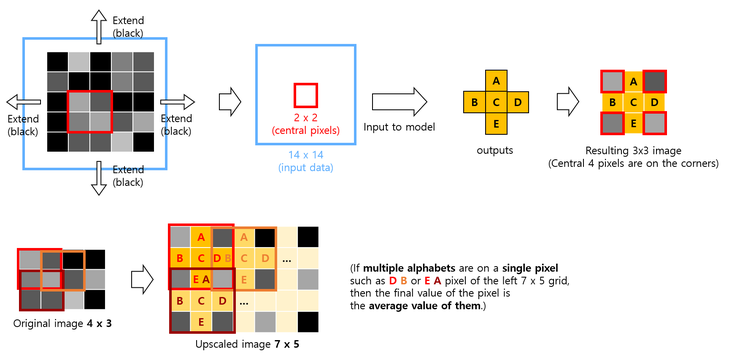
#> input picture Image Processing/Project 002. MNIST 이미지 해상도 늘리기/image_upscaling.PNG, 729 x 357 px, shrunk from 1728 x 845 before the run, given in place of 508146503+-6507.jpg, which was not available
$ python run_acquire_image.py
#> lines starting #> are read from the running program, lines starting #| are printed output that depends on the picture

import cv2


# 이미지 획득 (흑백 변환)
# Create Date : 2025.08.24
# Last Update Date : -

# Arguments:
# - img_path  (str) : 획득 (흑백 변환) 대상 이미지 경로
# - save_path (str) : 흑백 변환 이미지 저장 경로

# Output:
# - save_path 에 흑백으로 변환된 이미지 저장됨

def acquire_image(img_path, save_path):
#> called with save_path = 'test_black_white.png'
    img = cv2.imread(img_path, cv2.IMREAD_UNCHANGED)
#> img is the input picture: shape (357, 729, 4); mean B, G, R, A 225.2, 230.6, 235.6, 255
    img_thresholded = cv2.threshold(img, 127, 255, cv2.THRESH_BINARY)
    cv2.imwrite(save_path, img_thresholded[1])
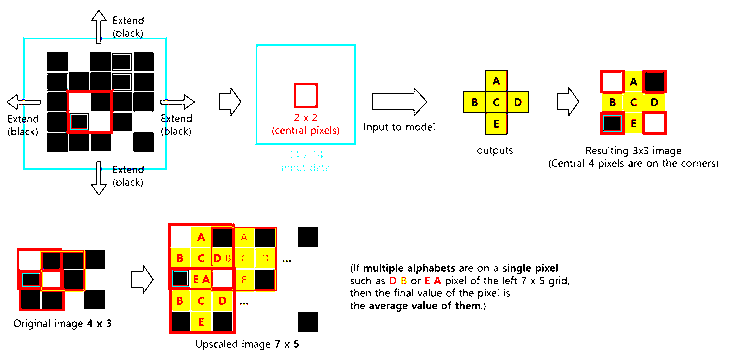
#> saved as test_black_white.png: shape (357, 729, 4); mean B, G, R, A 224, 232.2, 235.8, 255


if __name__ == '__main__':
    acquire_image(img_path='scanned_images_dataset/train/Letter/508146503+-6507.jpg', save_path='test_black_white.png')

$ run again, on Image Processing/Project 003. 흑백 이미지 컬러화 (생성형 AI 적용)/decoder.png
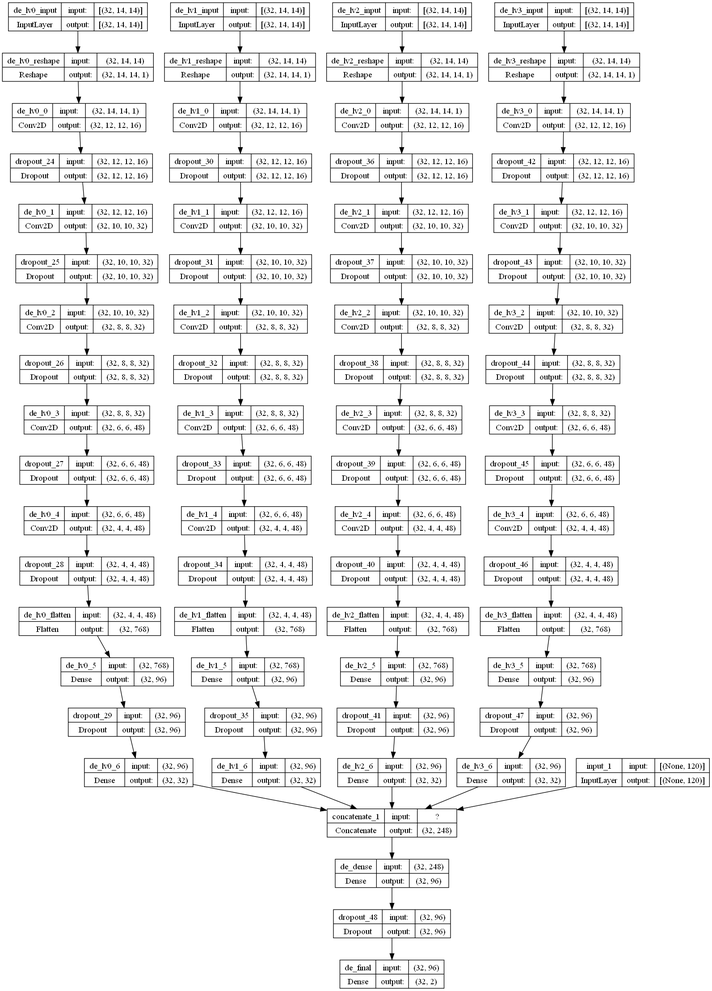
#> input picture Image Processing/Project 003. 흑백 이미지 컬러화 (생성형 AI 적용)/decoder.png, 712 x 991 px, shrunk from 1593 x 2216 before the run, given in place of 508146503+-6507.jpg, which was not available
#> in acquire_image, img is the input picture: shape (991, 712, 4); mean B, G, R, A 238.5, 238.5, 238.5, 254.9
#> in acquire_image, `cv2.imwrite(save_path, img_thresholded[1])`:
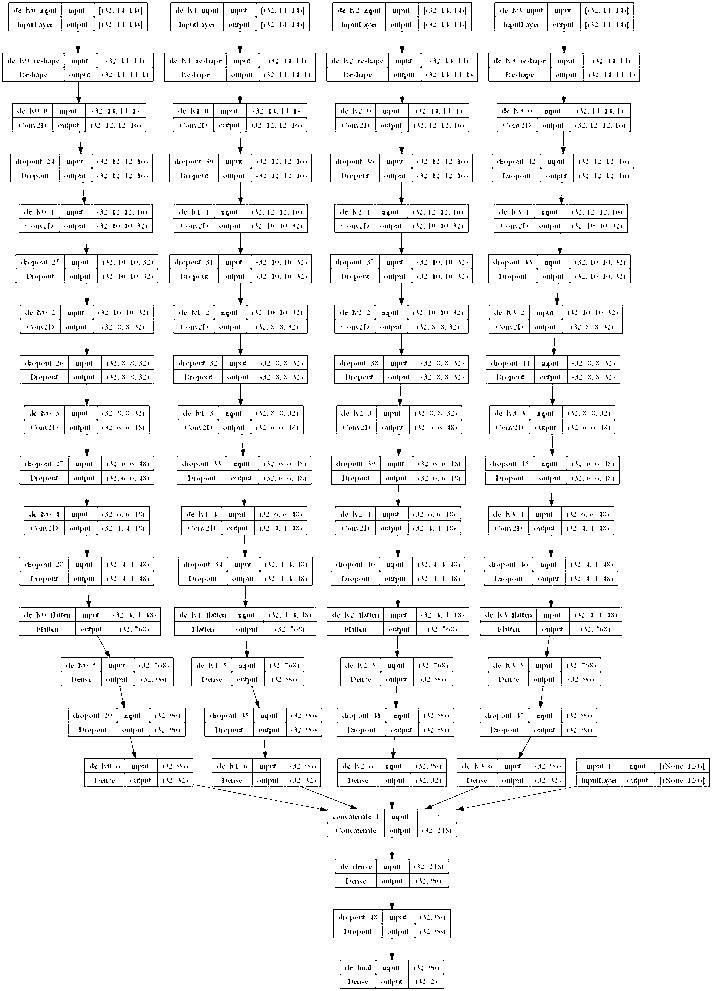
#> saved as test_black_white.png: shape (991, 712, 4); mean B, G, R, A 242.1, 242.1, 242.1, 255
